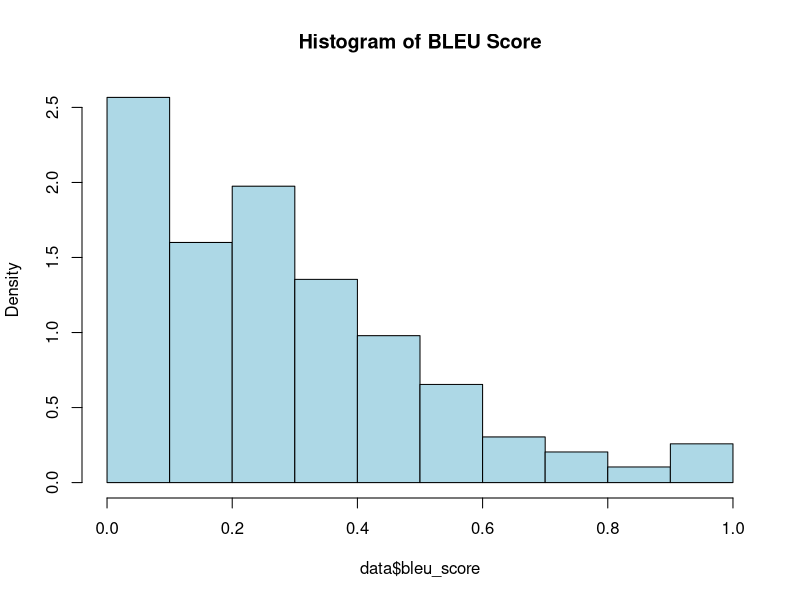

The R script that drew this image: (Note: this script raises an error after producing the figure.)
install.packages("rstatix")
install.packages("ggpubr")


# Load required libraries
library(tidyverse)
library(ggplot2)
library(rstatix)
library(ggpubr)

# Read the data
data <- read.csv("./results/results.csv", header=TRUE, quote="\"", stringsAsFactors=FALSE)

# Clean the data
data <- data %>%
  filter(!is.na(service) & service != "") %>%  # Remove empty rows
  mutate(
    bleu_score = as.numeric(bleu_score),
    meteor_score = as.numeric(meteor_score),
    time_taken = as.numeric(time_taken)
  )

# Shapiro-Wilk test for each metric
shapiro_bleu <- shapiro.test(data$bleu_score)
shapiro_meteor <- shapiro.test(data$meteor_score)
shapiro_time <- shapiro.test(data$time_taken)
shapiro_bleu
shapiro_meteor
shapiro_time

# Histogram with density curve
hist(data$bleu_score, probability = TRUE, col = "lightblue", main = "Histogram of BLEU Score")
lines(density(data$bleu_score), col = "red", lwd = 2)

hist(data$meteor_score, probability = TRUE, col = "lightgreen", main = "Histogram of METEOR Score")
lines(density(data$meteor_score), col = "red", lwd = 2)

hist(data$time_taken, probability = TRUE, col = "lightcoral", main = "Histogram of Time Taken")
lines(density(data$time_taken), col = "red", lwd = 2)



# Calculate summary statistics
summary_stats <- data %>%
  group_by(service) %>%
  summarise(
    mean_bleu = mean(bleu_score, na.rm=TRUE),
    sd_bleu = sd(bleu_score, na.rm=TRUE),
    mean_meteor = mean(meteor_score, na.rm=TRUE),
    sd_meteor = sd(meteor_score, na.rm=TRUE),
    mean_time = mean(time_taken, na.rm=TRUE),
    sd_time = sd(time_taken, na.rm=TRUE)
  )
summary_stats


# Perform Kruskal-Wallis tests
kw_bleu <- kruskal.test(bleu_score ~ service, data = data)
kw_meteor <- kruskal.test(meteor_score ~ service, data = data)
kw_time <- kruskal.test(time_taken ~ service, data = data)
kw_bleu;  kw_meteor;  kw_time;


# Perform pairwise Wilcoxon tests with p-value adjustment
pw_bleu <- pairwise.wilcox.test(data$bleu_score, data$service, p.adjust.method = "bonferroni")
pw_meteor <- pairwise.wilcox.test(data$meteor_score, data$service, p.adjust.method = "bonferroni")
pw_time <- pairwise.wilcox.test(data$time_taken, data$service, p.adjust.method = "bonferroni")
pw_bleu;  pw_meteor;  pw_time;

# Create visualizations
# Box plots for BLEU scores
bleu_plot <- ggplot(data, aes(x = service, y = bleu_score, fill = service)) +
  geom_boxplot() +
  theme_minimal() +
  labs(title = "BLEU-Werte nach Dienst",
       x = "Dienst",
       y = "BLEU-Wert") +
  theme(legend.position = "none")

# Box plots for METEOR scores
meteor_plot <- ggplot(data, aes(x = service, y = meteor_score, fill = service)) +
  geom_boxplot() +
  theme_minimal() +
  labs(title = "METEOR-Werte nach Dienst",
       x = "Dienst",
       y = "METEOR-Wert") +
  theme(legend.position = "none")

# Box plots for translation times
time_plot <- ggplot(data, aes(x = service, y = time_taken, fill = service)) +
  geom_boxplot() +
  theme_minimal() +
  labs(title = "Übersetzungszeiten nach Dienst",
       x = "Dienst",
       y = "Zeit (Sekunden)") +
  theme(legend.position = "none")

# Print results
print("Summary Statistics:")
print(summary_stats)

print("\nKruskal-Wallis Test Results:")
print("BLEU Scores:")
print(kw_bleu)
print("METEOR Scores:")
print(kw_meteor)
print("Translation Times:")
print(kw_time)

print("\nPairwise Comparisons:")
print("BLEU Scores:")
print(pw_bleu)
print("METEOR Scores:")
print(pw_meteor)
print("Translation Times:")
print(pw_time)

# Save plots
ggsave("bleu_comparison.png", bleu_plot)
ggsave("meteor_comparison.png", meteor_plot)
ggsave("time_comparison.png", time_plot)

# Create a combined visualization
combined_plot <- ggarrange(bleu_plot, meteor_plot, time_plot,
                           ncol = 3, nrow = 1)

ggsave("combined_comparison.png", combined_plot, width = 15, height = 5)



# Function to calculate and print the median values for each metric by service
print_medians <- function(df) {
  # Median for BLEU score by service
  bleu_medians <- df %>%
    group_by(service) %>%
    summarize(median_bleu = median(bleu_score, na.rm = TRUE))
  
  cat("Median BLEU scores by service:\n")
  print(bleu_medians)
  
  # Median for METEOR score by service
  meteor_medians <- df %>%
    group_by(service) %>%
    summarize(median_meteor = median(meteor_score, na.rm = TRUE))
  
  cat("\nMedian METEOR scores by service:\n")
  print(meteor_medians)
  
  # Median for translation times by service
  time_medians <- df %>%
    group_by(service) %>%
    summarize(median_time = median(time_taken, na.rm = TRUE))
  
  cat("\nMedian translation times by service (in seconds):\n")
  print(time_medians)
}

# Call the function to print the medians
print_medians(data)